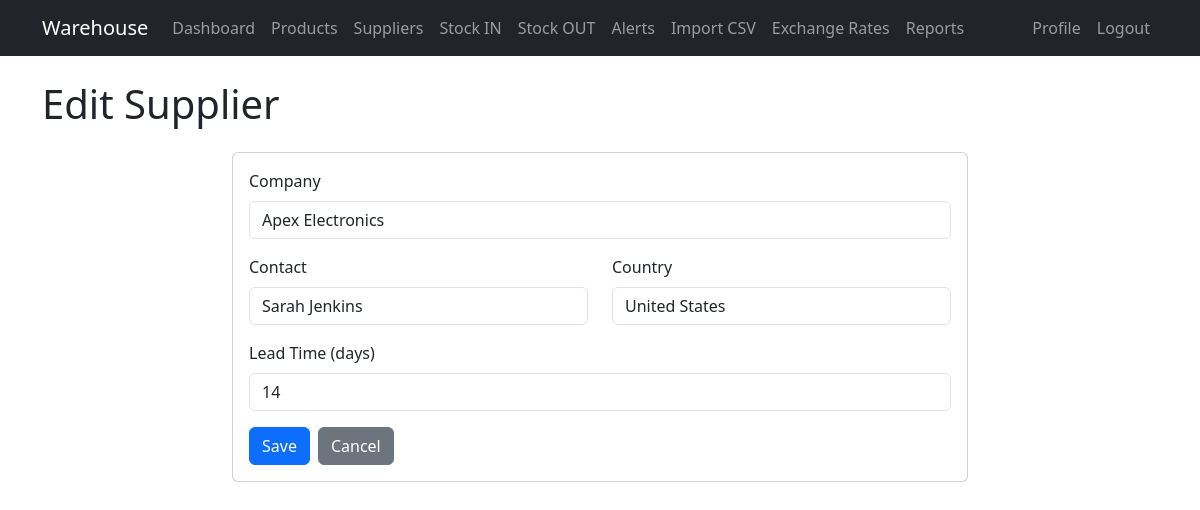
The page /suppliers/1/edit (signed in) on the database its author committed.
### app/models.py (models this page shows, shortened)
class Supplier(db.Model):
    __tablename__ = 'suppliers'
    id = db.Column(db.Integer, primary_key=True)
    company = db.Column(db.String(128), nullable=False)
    contact = db.Column(db.String(128), nullable=True)
    country = db.Column(db.String(64), nullable=True)
    lead_time = db.Column(db.Integer, nullable=True)
    movements = db.relationship('StockMovement', back_populates='supplier', lazy='dynamic')

### app/main/routes.py (the view, shortened to what this page needs)
@bp.route('/suppliers/<int:supplier_id>/edit', methods=['GET', 'POST'])
@login_required
def supplier_edit(supplier_id):
    supplier = Supplier.query.get_or_404(supplier_id)
    form = SupplierForm(obj=supplier)
    return render_template('main/supplier_form.html', form=form, title='Edit Supplier')

### app/main/forms.py
class SupplierForm(FlaskForm):
    company = StringField('Company', validators=[DataRequired(), Length(max=128)])
    contact = StringField('Contact', validators=[Optional(), Length(max=128)])
    country = StringField('Country', validators=[Optional(), Length(max=64)])
    lead_time = IntegerField('Lead Time (days)', validators=[Optional(), NumberRange(min=0)])
    submit = SubmitField('Save')

### app/templates/main/supplier_form.html (shortened to what this page needs)
{% extends "base.html" %}
{% block content %}
<h1 class="mb-4">{{ title }}</h1>
<div class="row justify-content-center">
    <div class="col-md-8">
        <div class="card">
            <div class="card-body">
                <form method="POST">
                    <div class="mb-3">
                        <label class="form-label">{{ form.company.label }}</label>
                        {{ form.company(class="form-control") }}
                    </div>
                    <div class="row mb-3">
                        <div class="col-md-6">
                            <label class="form-label">{{ form.contact.label }}</label>
                            {{ form.contact(class="form-control") }}
                        </div>
                        <div class="col-md-6">
                            <label class="form-label">{{ form.country.label }}</label>
                            {{ form.country(class="form-control") }}
                        </div>
                    </div>
                    <div class="mb-3">
                        <label class="form-label">{{ form.lead_time.label }}</label>
                        {{ form.lead_time(class="form-control") }}
                    </div>
                    <div class="d-flex gap-2">
                        {{ form.submit(class="btn btn-primary") }}
                        <a href="{{ url_for('main.supplier_list') }}" class="btn btn-secondary">Cancel</a>
                    </div>
                </form>
            </div>
        </div>
    </div>
</div>
{% endblock %}

### rows shown on the page
Supplier: company "Apex Electronics", contact "Sarah Jenkins", country "United States", lead_time "14"

### other values the page prints
{{ title }} "Edit Supplier"
